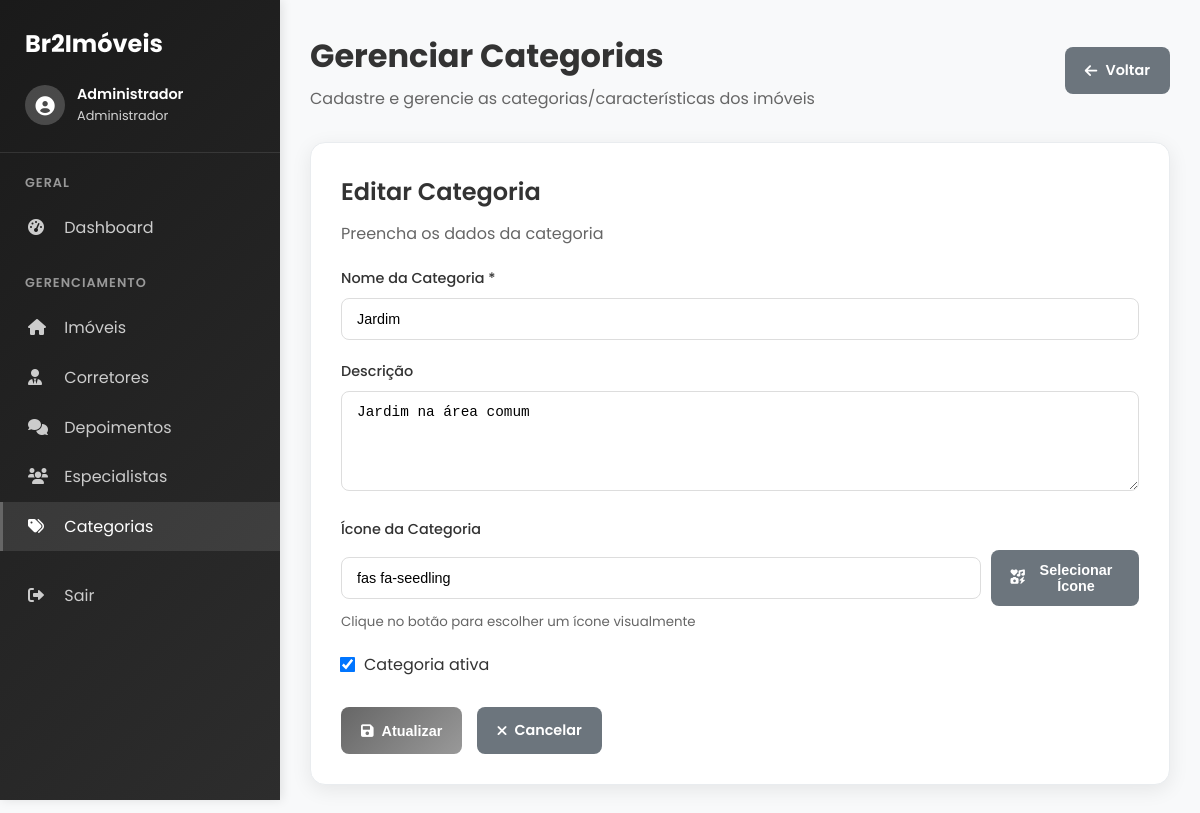
/admin/categorias.php?action=editar&id=9 (signed in), run on an earlier commit of the app's database.
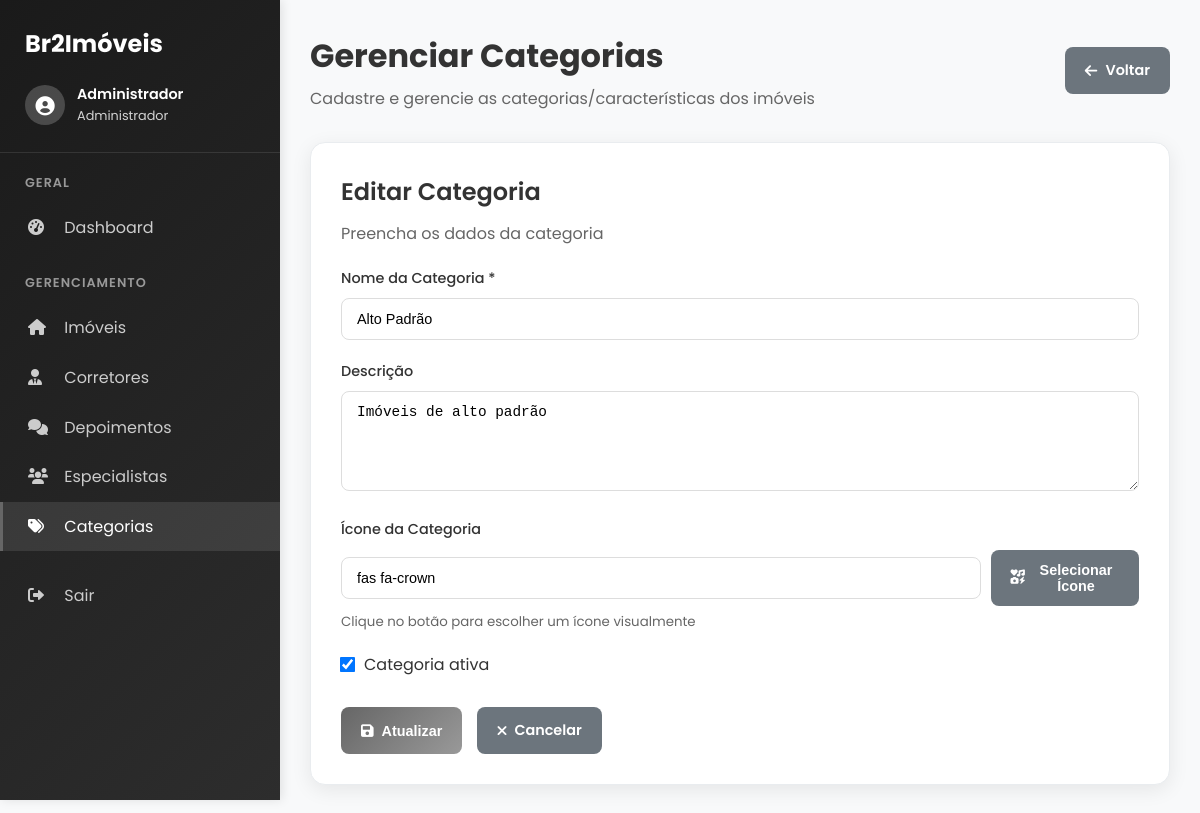
And on a later commit of the database.
### tables this page shows
CREATE TABLE IF NOT EXISTS categorias_imoveis (
    id INT AUTO_INCREMENT PRIMARY KEY,
    nome VARCHAR(100) NOT NULL,
    descricao TEXT,
    icone VARCHAR(50) DEFAULT 'fas fa-check',
    ativo BOOLEAN DEFAULT TRUE,
    data_cadastro TIMESTAMP DEFAULT CURRENT_TIMESTAMP,
    data_atualizacao TIMESTAMP DEFAULT CURRENT_TIMESTAMP ON UPDATE CURRENT_TIMESTAMP
);

### classes/CategoriaImovel.php (called while the page is built, shortened)
<?php
class CategoriaImovel {
    private $db;
    public function __construct() {
        $this->db = new Database();
    }
    public function buscarPorId($id) {
        try {
            $sql = "SELECT * FROM categorias_imoveis WHERE id = :id";
            return $this->db->fetchOne($sql, [':id' => $id]);
        } catch (Exception $e) {
            error_log("Erro ao buscar categoria por ID: " . $e->getMessage());
            throw $e;
        }
    }
}

### classes/Database.php (called while the page is built, shortened)
<?php
class Database {
    private $host;
    private $db_name;
    private $username;
    private $password;
    public function __construct() {
        $this->host = DB_HOST;
        $this->db_name = DB_NAME;
        $this->username = DB_USERNAME;
        $this->password = DB_PASSWORD;
    }
    public function getConnection() {
        $this->conn = null;
        try {
            $this->conn = new PDO(
                "mysql:host=" . $this->host . ";dbname=" . $this->db_name,
                $this->username,
                $this->password,
                array(
                    PDO::ATTR_ERRMODE => PDO::ERRMODE_EXCEPTION,
                    PDO::MYSQL_ATTR_INIT_COMMAND => "SET NAMES utf8"
                )
            );
        } catch(PDOException $exception) {
            try {
                $this->conn = new PDO(
                    "mysql:host=localhost:3306;dbname=br2studios",
                    'root',
                    '',
                    array(
                        PDO::ATTR_ERRMODE => PDO::ERRMODE_EXCEPTION,
                        PDO::MYSQL_ATTR_INIT_COMMAND => "SET NAMES utf8"
                    )
                );
            } catch(PDOException $exception2) {
                $this->conn = new PDO(
                    "mysql:host=localhost;dbname=br2studios",
                    'root',
                    '',
                    array(
                        PDO::ATTR_ERRMODE => PDO::ERRMODE_EXCEPTION,
                        PDO::MYSQL_ATTR_INIT_COMMAND => "SET NAMES utf8"
                    )
                );
            }
        }
        return $this->conn;
    }
    public function fetchOne($sql, $params = []) {
        try {
            $stmt = $this->getConnection()->prepare($sql);
            $stmt->execute($params);
            return $stmt->fetch(PDO::FETCH_ASSOC);
        } catch(PDOException $e) {
            error_log("Erro fetchOne: " . $e->getMessage());
            return false;
        }
    }
}
?>

### admin/categorias.php (the view, shortened to what the rows shown need)
<?php
require_once '../config/database.php';
require_once '../classes/Database.php';
require_once '../classes/CategoriaImovel.php';
try {
    $categoria = new CategoriaImovel();
} catch (Exception $e) {
    $mensagem = "Erro ao inicializar classes: " . $e->getMessage();
    $tipo_mensagem = 'error';
}
$action = $_GET['action'] ?? 'listar';
if ($action === 'editar' && isset($_GET['id'])) {
    $id = $_GET['id'];
    $categoria_edicao = $categoria->buscarPorId($id);
}
include 'includes/header.php';
?>
<?php include 'includes/sidebar.php'; ?>
<main class="main-content">
    <div class="page-header">
        <div class="page-title">
            <h1>Gerenciar Categorias</h1>
        </div>
        </div>
    <?php if ($action === 'listar'): ?>
        <div class="table-container">
            <div class="table-header">
                <h3>Categorias Cadastradas</h3>
            </div>
            <?php if (!empty($categorias)): ?>
                <table class="table">
                    <thead>
                        <tr>
                            <th>Ícone</th>
                            <th>Nome</th>
                            <th>Descrição</th>
                            <th>Status</th>
                            <th>Data Cadastro</th>
                            <th>Ações</th>
                        </tr>
                    </thead>
                    <tbody>
                        <?php foreach ($categorias as $cat): ?>
                        <tr>
                            <td>
                                    <i class="<?php echo htmlspecialchars($cat['icone']); ?>" style="font-size: 1.2rem; color: #666;"></i>
                                </td>
                                <td>
                                    <strong><?php echo htmlspecialchars($cat['nome']); ?></strong>
                            </td>
                                <td>
                                    <?php if (!empty($cat['descricao'])): ?>
                                        <?php echo htmlspecialchars($cat['descricao']); ?>
                                    <?php else: ?>
                                        <span style="color: #999;">Sem descrição</span>
                                    <?php endif; ?>
                            </td>
                            <td>
                                    <?php if ($cat['ativo']): ?>
                                        <span class="status-badge status-disponivel" style="padding: 4px 12px; border-radius: 20px; font-size: 0.8rem; font-weight: 500;">
                                            Ativa
                                        </span>
                                    <?php else: ?>
                                        <span class="status-badge status-vendido" style="padding: 4px 12px; border-radius: 20px; font-size: 0.8rem; font-weight: 500;">
                                            Inativa
                                        </span>
                                    <?php endif; ?>
                                </td>
                                <td><?php echo date('d/m/Y', strtotime($cat['created_at'])); ?></td>
                                <td>
                                    <div style="display: flex; gap: 8px;">
                                        <a href="?action=editar&id=<?php echo $cat['id']; ?>" class="btn btn-success btn-sm">
                                    <i class="fas fa-edit"></i>
                                        </a>
                                        <form method="POST" style="display: inline;" onsubmit="return confirm('Tem certeza que deseja excluir esta categoria?')">
                                            <input type="hidden" name="id" value="<?php echo $cat['id']; ?>">
                                            <button type="submit" name="action" value="excluir" class="btn btn-danger btn-sm">
                                    <i class="fas fa-trash"></i>
                                </button>
                                        </form>
                                    </div>
                            </td>
                        </tr>
                        <?php endforeach; ?>
                    </tbody>
                </table>
            <?php else: ?>
                <div class="empty-state" style="padding: 40px; text-align: center;">
                    <i class="fas fa-tags" style="font-size: 3rem; color: #ccc; margin-bottom: 15px;"></i>
                    <p>Nenhuma categoria cadastrada</p>
                    <a href="?action=novo" class="btn btn-primary" style="margin-top: 15px;">
                        <i class="fas fa-plus"></i>
                        Cadastrar Primeira Categoria
                    </a>
            </div>
            <?php endif; ?>
        </div>
    <?php else: ?>
        <div class="form-container">
            <h2><?php echo $action === 'editar' ? 'Editar Categoria' : 'Cadastrar Nova Categoria'; ?></h2>
            <p>Preencha os dados da <?php echo $action === 'editar' ? 'categoria' : 'nova categoria'; ?></p>
            <form method="POST" style="margin-top: 20px;">
                <div class="form-group">
                    <label for="nome" class="form-label">Nome da Categoria *</label>
                    <input type="text" id="nome" name="nome" class="form-control" required
                           value="<?php echo htmlspecialchars($categoria_edicao['nome'] ?? ''); ?>"
                           placeholder="Ex: Academia, Piscina, Churrasqueira...">
                </div>
                <div class="form-group">
                    <label for="descricao" class="form-label">Descrição</label>
                    <textarea id="descricao" name="descricao" class="form-control form-textarea" rows="3"
                              placeholder="Descreva brevemente esta característica..."><?php echo htmlspecialchars($categoria_edicao['descricao'] ?? ''); ?></textarea>
                </div>
                <div class="form-group">
                    <label for="icone" class="form-label">Ícone da Categoria</label>
                    <div style="display: flex; gap: 10px; align-items: center;">
                        <input type="text" id="icone" name="icone" class="form-control" readonly
                               value="<?php echo htmlspecialchars($categoria_edicao['icone'] ?? 'fas fa-check'); ?>"
                               placeholder="Clique no botão para selecionar um ícone">
                        <button type="button" class="btn btn-secondary" onclick="abrirSeletorIcones()">
                            <i class="fas fa-icons"></i>
                            Selecionar Ícone
                        </button>
                    </div>
                    <small style="color: #666; margin-top: 5px; display: block;">
                        Clique no botão para escolher um ícone visualmente
                    </small>
                </div>
                <div class="form-group">
                    <label style="display: flex; align-items: center; gap: 10px;">
                        <input type="checkbox" name="ativo" value="1"
                               <?php echo ($categoria_edicao['ativo'] ?? 1) ? 'checked' : ''; ?>>
                        <span>Categoria ativa</span>
                    </label>
                </div>
                <div class="form-actions" style="margin-top: 30px; display: flex; gap: 15px;">
                    <button type="submit" class="btn btn-primary">
                        <i class="fas fa-save"></i>
                        <?php echo $action === 'editar' ? 'Atualizar' : 'Cadastrar'; ?>
                    </button>
                    <a href="?action=listar" class="btn btn-secondary">
                        <i class="fas fa-times"></i>
                        Cancelar
                    </a>
                </div>
            </form>
        </div>
    <?php endif; ?>
</main>
<?php include 'includes/footer.php'; ?>

What changed in the data, as far as the page shows it:
changed categorias_imoveis: nome "Jardim" → "Alto Padrão"; descricao "Jardim na área comum" → "Imóveis de alto padrão"; icone "fas fa-seedling" → "fas fa-crown"
